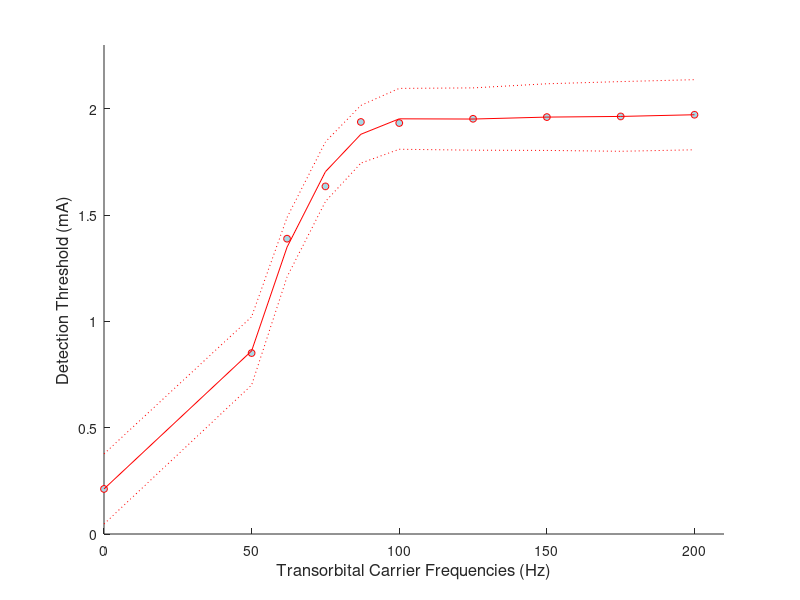

Write the MATLAB code that produced this figure.
close all
clc
clear

figure
hold on

a = [0 50 62 75 87 100 125 150 175 200];
b = [0.212 0.851 1.389 1.635 1.938 1.933 1.953 1.961 1.964 1.972];
rre = [0.073 0.106 0.112 0.103 0.087 0.057 0.177 0.168 0.158 0.123];
plot(a,b,"ro","MarkerSize",5,"MarkerEdgeColor","red","MarkerFaceColor",[0.65 0.85 0.90])
[p2,errorest2] = polyfit(a,b,6);
[b2,delta2] = polyval(p2,a,errorest2);
plot(a,b2,"r-")
plot(a,b2+(2*delta2),'r:')
plot(a,b2-(2*delta2),'r:')
ret_correlation = corrcoef(a,b);

xlabel('Transorbital Carrier Frequencies (Hz)','FontSize',12)
ylabel('Detection Threshold (mA)','FontSize',12)
xlim([0, 210])
ylim([0, 2.3])


